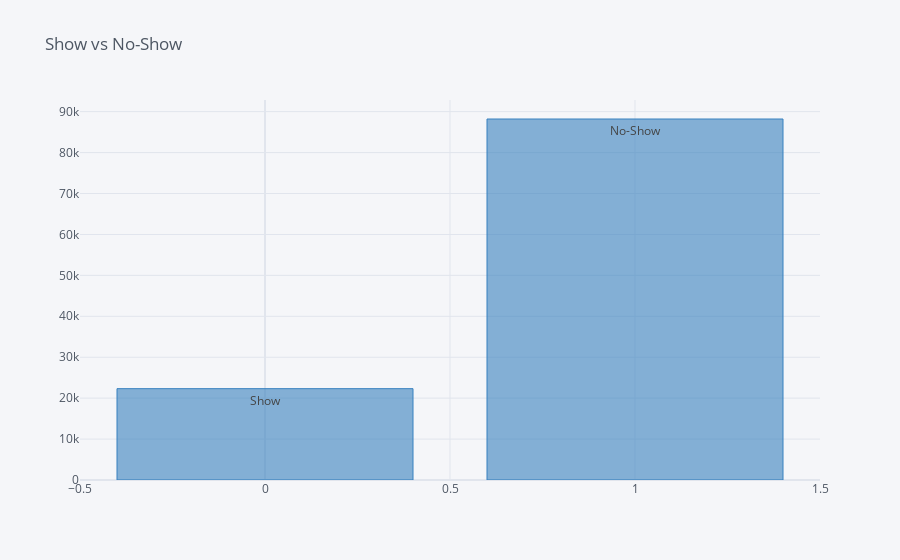

Notebook code cell kept with this figure:
### Code cell
#sns.displot(df['show'],label='show vs no-show');
import cufflinks as cf
cf.go_offline()
cf.set_config_file(offline=False, world_readable=True)
df.show.value_counts().iplot(kind='bar',text=['No-Show', 'Show'], title='Show vs No-Show',color=['blue'])

### Figure 1 — Plotly figure (JSON) as saved in the notebook; plotly's stock layout.template omitted (floating-point values rounded to 4 significant figures)
{"data": [{"marker": {"color": "rgba(55, 128, 191, 0.6)", "line": {"color": "rgba(55, 128, 191, 1.0)", "width": 1}}, "name": "show", "orientation": "v", "text": ["No-Show", "Show"], "type": "bar", "x": [1, 0], "y": [88207, 22319]}], "layout": {"legend": {"bgcolor": "#F5F6F9", "font": {"color": "#4D5663"}}, "paper_bgcolor": "#F5F6F9", "plot_bgcolor": "#F5F6F9", "title": {"font": {"color": "#4D5663"}, "text": "Show vs No-Show"}, "xaxis": {"gridcolor": "#E1E5ED", "showgrid": true, "tickfont": {"color": "#4D5663"}, "title": {"font": {"color": "#4D5663"}, "text": ""}, "zerolinecolor": "#E1E5ED"}, "yaxis": {"gridcolor": "#E1E5ED", "showgrid": true, "tickfont": {"color": "#4D5663"}, "title": {"font": {"color": "#4D5663"}, "text": ""}, "zerolinecolor": "#E1E5ED"}}}
